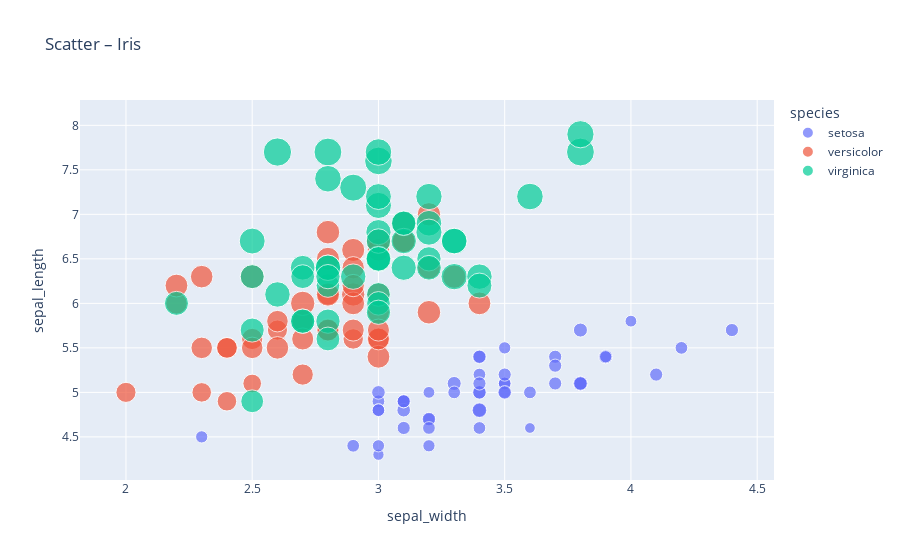

This figure's notebook cell:
### Code cell
fig = px.scatter(iris, x="sepal_width", y="sepal_length",
                 color="species", size="petal_length",
                 title="Scatter – Iris")
fig.show()

### Figure 1 — Plotly figure (JSON) as saved in the notebook; plotly's stock layout.template omitted (floating-point values rounded to 4 significant figures)
{"data": [{"hovertemplate": "species=setosa<br>sepal_width=%{x}<br>sepal_length=%{y}<br>petal_length=%{marker.size}<extra></extra>", "legendgroup": "setosa", "marker": {"color": "#636efa", "size": [1.4, 1.4, 1.3, 1.5, 1.4, 1.7, 1.4, 1.5, 1.4, 1.5, 1.5, 1.6, 1.4, 1.1, 1.2, 1.5, 1.3, 1.4, 1.7, 1.5, 1.7, 1.5, 1.0, 1.7, 1.9, 1.6, 1.6, 1.5, 1.4, 1.6, 1.6, 1.5, 1.5, 1.4, 1.5, 1.2, 1.3, 1.5, 1.3, 1.5, 1.3, 1.3, 1.3, 1.6, 1.9, 1.4, 1.6, 1.4, 1.5, 1.4], "sizemode": "area", "sizeref": 0.01725, "symbol": "circle"}, "mode": "markers", "name": "setosa", "orientation": "v", "showlegend": true, "type": "scatter", "x": [3.5, 3.0, 3.2, 3.1, 3.6, 3.9, 3.4, 3.4, 2.9, 3.1, 3.7, 3.4, 3.0, 3.0, 4.0, 4.4, 3.9, 3.5, 3.8, 3.8, 3.4, 3.7, 3.6, 3.3, 3.4, 3.0, 3.4, 3.5, 3.4, 3.2, 3.1, 3.4, 4.1, 4.2, 3.1, 3.2, 3.5, 3.1, 3.0, 3.4, 3.5, 2.3, 3.2, 3.5, 3.8, 3.0, 3.8, 3.2, 3.7, 3.3], "xaxis": "x", "y": [5.1, 4.9, 4.7, 4.6, 5.0, 5.4, 4.6, 5.0, 4.4, 4.9, 5.4, 4.8, 4.8, 4.3, 5.8, 5.7, 5.4, 5.1, 5.7, 5.1, 5.4, 5.1, 4.6, 5.1, 4.8, 5.0, 5.0, 5.2, 5.2, 4.7, 4.8, 5.4, 5.2, 5.5, 4.9, 5.0, 5.5, 4.9, 4.4, 5.1, 5.0, 4.5, 4.4, 5.0, 5.1, 4.8, 5.1, 4.6, 5.3, 5.0], "yaxis": "y"}, {"hovertemplate": "species=versicolor<br>sepal_width=%{x}<br>sepal_length=%{y}<br>petal_length=%{marker.size}<extra></extra>", "legendgroup": "versicolor", "marker": {"color": "#EF553B", "size": [4.7, 4.5, 4.9, 4.0, 4.6, 4.5, 4.7, 3.3, 4.6, 3.9, 3.5, 4.2, 4.0, 4.7, 3.6, 4.4, 4.5, 4.1, 4.5, 3.9, 4.8, 4.0, 4.9, 4.7, 4.3, 4.4, 4.8, 5.0, 4.5, 3.5, 3.8, 3.7, 3.9, 5.1, 4.5, 4.5, 4.7, 4.4, 4.1, 4.0, 4.4, 4.6, 4.0, 3.3, 4.2, 4.2, 4.2, 4.3, 3.0, 4.1], "sizemode": "area", "sizeref": 0.01725, "symbol": "circle"}, "mode": "markers", "name": "versicolor", "orientation": "v", "showlegend": true, "type": "scatter", "x": [3.2, 3.2, 3.1, 2.3, 2.8, 2.8, 3.3, 2.4, 2.9, 2.7, 2.0, 3.0, 2.2, 2.9, 2.9, 3.1, 3.0, 2.7, 2.2, 2.5, 3.2, 2.8, 2.5, 2.8, 2.9, 3.0, 2.8, 3.0, 2.9, 2.6, 2.4, 2.4, 2.7, 2.7, 3.0, 3.4, 3.1, 2.3, 3.0, 2.5, 2.6, 3.0, 2.6, 2.3, 2.7, 3.0, 2.9, 2.9, 2.5, 2.8], "xaxis": "x", "y": [7.0, 6.4, 6.9, 5.5, 6.5, 5.7, 6.3, 4.9, 6.6, 5.2, 5.0, 5.9, 6.0, 6.1, 5.6, 6.7, 5.6, 5.8, 6.2, 5.6, 5.9, 6.1, 6.3, 6.1, 6.4, 6.6, 6.8, 6.7, 6.0, 5.7, 5.5, 5.5, 5.8, 6.0, 5.4, 6.0, 6.7, 6.3, 5.6, 5.5, 5.5, 6.1, 5.8, 5.0, 5.6, 5.7, 5.7, 6.2, 5.1, 5.7], "yaxis": "y"}, {"hovertemplate": "species=virginica<br>sepal_width=%{x}<br>sepal_length=%{y}<br>petal_length=%{marker.size}<extra></extra>", "legendgroup": "virginica", "marker": {"color": "#00cc96", "size": [6.0, 5.1, 5.9, 5.6, 5.8, 6.6, 4.5, 6.3, 5.8, 6.1, 5.1, 5.3, 5.5, 5.0, 5.1, 5.3, 5.5, 6.7, 6.9, 5.0, 5.7, 4.9, 6.7, 4.9, 5.7, 6.0, 4.8, 4.9, 5.6, 5.8, 6.1, 6.4, 5.6, 5.1, 5.6, 6.1, 5.6, 5.5, 4.8, 5.4, 5.6, 5.1, 5.1, 5.9, 5.7, 5.2, 5.0, 5.2, 5.4, 5.1], "sizemode": "area", "sizeref": 0.01725, "symbol": "circle"}, "mode": "markers", "name": "virginica", "orientation": "v", "showlegend": true, "type": "scatter", "x": [3.3, 2.7, 3.0, 2.9, 3.0, 3.0, 2.5, 2.9, 2.5, 3.6, 3.2, 2.7, 3.0, 2.5, 2.8, 3.2, 3.0, 3.8, 2.6, 2.2, 3.2, 2.8, 2.8, 2.7, 3.3, 3.2, 2.8, 3.0, 2.8, 3.0, 2.8, 3.8, 2.8, 2.8, 2.6, 3.0, 3.4, 3.1, 3.0, 3.1, 3.1, 3.1, 2.7, 3.2, 3.3, 3.0, 2.5, 3.0, 3.4, 3.0], "xaxis": "x", "y": [6.3, 5.8, 7.1, 6.3, 6.5, 7.6, 4.9, 7.3, 6.7, 7.2, 6.5, 6.4, 6.8, 5.7, 5.8, 6.4, 6.5, 7.7, 7.7, 6.0, 6.9, 5.6, 7.7, 6.3, 6.7, 7.2, 6.2, 6.1, 6.4, 7.2, 7.4, 7.9, 6.4, 6.3, 6.1, 7.7, 6.3, 6.4, 6.0, 6.9, 6.7, 6.9, 5.8, 6.8, 6.7, 6.7, 6.3, 6.5, 6.2, 5.9], "yaxis": "y"}], "layout": {"legend": {"itemsizing": "constant", "title": {"text": "species"}, "tracegroupgap": 0}, "title": {"text": "Scatter – Iris"}, "xaxis": {"anchor": "y", "domain": [0, 1], "title": {"text": "sepal_width"}}, "yaxis": {"anchor": "x", "domain": [0, 1], "title": {"text": "sepal_length"}}}}
